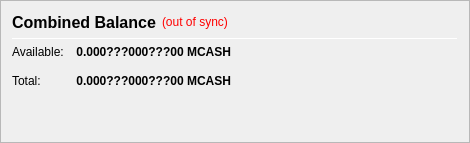
                   <widget class="QFrame" name="frame_CombinedBalances">
                    <property name="minimumSize">
                     <size>
                      <width>470</width>
                      <height>0</height>
                     </size>
                    </property>
                    <property name="frameShape">
                     <enum>QFrame::StyledPanel</enum>
                    </property>
                    <property name="frameShadow">
                     <enum>QFrame::Raised</enum>
                    </property>
                    <layout class="QVBoxLayout" name="verticalLayout_5">
                     <item>
                      <layout class="QHBoxLayout" name="horizontalLayout_5" stretch="0,0,0">
                       <item>
                        <widget class="QLabel" name="label_5z">
                         <property name="minimumSize">
                          <size>
                           <width>0</width>
                           <height>20</height>
                          </size>
                         </property>
                         <property name="font">
                          <font>
                           <pointsize>12</pointsize>
                           <weight>75</weight>
                           <bold>true</bold>
                          </font>
                         </property>
                         <property name="toolTip">
                          <string>Combined Balance (including unconfirmed and immature coins)</string>
                         </property>
                         <property name="text">
                          <string>Combined Balance</string>
                         </property>
                        </widget>
                       </item>
                       <item>
                        <widget class="QLabel" name="labelWalletStatus">
                         <property name="cursor">
                          <cursorShape>WhatsThisCursor</cursorShape>
                         </property>
                         <property name="toolTip">
                          <string>The displayed information may be out of date. Your wallet automatically synchronizes with the MCASH network after a connection is established, but this process has not completed yet.</string>
                         </property>
                         <property name="styleSheet">
                          <string notr="true">QLabel { color: red; }</string>
                         </property>
                         <property name="text">
                          <string notr="true">(out of sync)</string>
                         </property>
                         <property name="alignment">
                          <set>Qt::AlignLeading|Qt::AlignLeft|Qt::AlignVCenter</set>
                         </property>
                        </widget>
                       </item>
                       <item>
                        <spacer name="horizontalSpacer_1">
                         <property name="orientation">
                          <enum>Qt::Horizontal</enum>
                         </property>
                         <property name="sizeHint" stdset="0">
                          <size>
                           <width>40</width>
                           <height>20</height>
                          </size>
                         </property>
                        </spacer>
                       </item>
                      </layout>
                     </item>
                     <item>
                      <widget class="Line" name="line_CombinedBalance">
                       <property name="minimumSize">
                        <size>
                         <width>0</width>
                         <height>1</height>
                        </size>
                       </property>
                       <property name="maximumSize">
                        <size>
                         <width>16777215</width>
                         <height>1</height>
                        </size>
                       </property>
                       <property name="orientation">
                        <enum>Qt::Horizontal</enum>
                       </property>
                      </widget>
                     </item>
                     <item>
                      <layout class="QGridLayout" name="gridLayout_3">
                       <property name="spacing">
                        <number>12</number>
                       </property>
                       <item row="1" column="0">
                        <widget class="QLabel" name="labelBalanceTextz">
                         <property name="text">
                          <string>Available:</string>
                         </property>
                        </widget>
                       </item>
                       <item row="1" column="1">
                        <widget class="QLabel" name="labelBalancez">
                         <property name="font">
                          <font>
                           <weight>75</weight>
                           <bold>true</bold>
                          </font>
                         </property>
                         <property name="cursor">
                          <cursorShape>IBeamCursor</cursorShape>
                         </property>
                         <property name="toolTip">
                          <string>Your current spendable balance</string>
                         </property>
                         <property name="text">
                          <string notr="true">0.000???000???00 MCASH</string>
                         </property>
                         <property name="alignment">
                          <set>Qt::AlignRight|Qt::AlignTrailing|Qt::AlignVCenter</set>
                         </property>
                         <property name="textInteractionFlags">
                          <set>Qt::LinksAccessibleByMouse|Qt::TextSelectableByKeyboard|Qt::TextSelectableByMouse</set>
                         </property>
                        </widget>
                       </item>
                       <item row="2" column="0">
                        <widget class="QLabel" name="labelTotalTextz">
                         <property name="text">
                          <string>Total:</string>
                         </property>
                        </widget>
                       </item>
                       <item row="2" column="1">
                        <widget class="QLabel" name="labelTotalz">
                         <property name="font">
                          <font>
                           <weight>75</weight>
                           <bold>true</bold>
                          </font>
                         </property>
                         <property name="cursor">
                          <cursorShape>IBeamCursor</cursorShape>
                         </property>
                         <property name="toolTip">
                          <string>Total Balance, including all unavailable coins.</string>
                         </property>
                         <property name="text">
                          <string notr="true">0.000???000???00 MCASH</string>
                         </property>
                         <property name="alignment">
                          <set>Qt::AlignRight|Qt::AlignTrailing|Qt::AlignVCenter</set>
                         </property>
                         <property name="textInteractionFlags">
                          <set>Qt::LinksAccessibleByMouse|Qt::TextSelectableByKeyboard|Qt::TextSelectableByMouse</set>
                         </property>
                        </widget>
                       </item>
                       <item row="2" column="3">
                        <spacer name="horizontalSpacer_2">
                         <property name="orientation">
                          <enum>Qt::Horizontal</enum>
                         </property>
                         <property name="sizeHint" stdset="0">
                          <size>
                           <width>40</width>
                           <height>20</height>
                          </size>
                         </property>
                        </spacer>
                       </item>
                      </layout>
                     </item>
                     <item>
                      <spacer name="verticalSpacer_1">
                       <property name="orientation">
                        <enum>Qt::Vertical</enum>
                       </property>
                       <property name="sizeHint" stdset="0">
                        <size>
                         <width>20</width>
                         <height>40</height>
                        </size>
                       </property>
                      </spacer>
                     </item>
                    </layout>
                   </widget>
